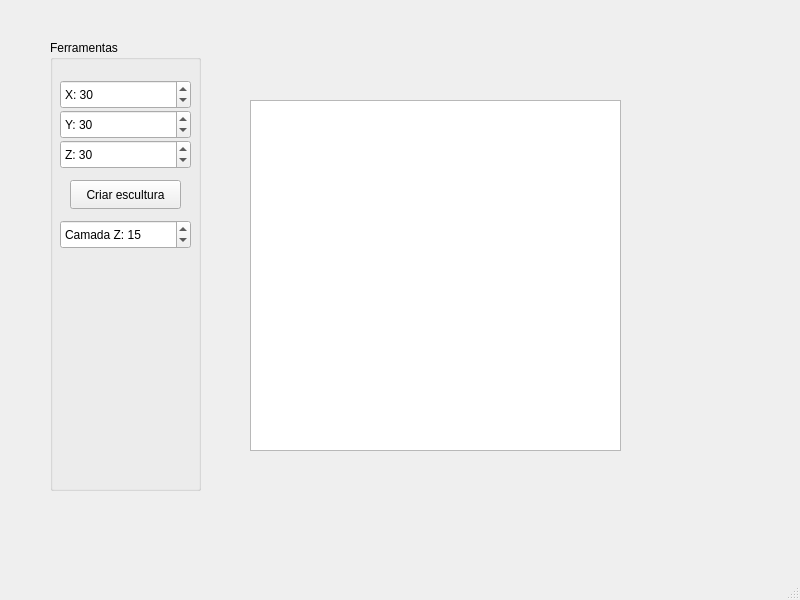
<?xml version="1.0" encoding="UTF-8"?>
<ui version="4.0">
 <class>MainWindow</class>
 <widget class="QMainWindow" name="MainWindow">
  <property name="geometry">
   <rect>
    <x>0</x>
    <y>0</y>
    <width>800</width>
    <height>600</height>
   </rect>
  </property>
  <property name="windowTitle">
   <string>MainWindow</string>
  </property>
  <widget class="QWidget" name="centralwidget">
   <widget class="QGroupBox" name="groupBox">
    <property name="geometry">
     <rect>
      <x>50</x>
      <y>40</y>
      <width>151</width>
      <height>451</height>
     </rect>
    </property>
    <property name="title">
     <string>Ferramentas</string>
    </property>
    <widget class="QSpinBox" name="spinNx">
     <property name="geometry">
      <rect>
       <x>10</x>
       <y>40</y>
       <width>131</width>
       <height>29</height>
      </rect>
     </property>
     <property name="prefix">
      <string>X: </string>
     </property>
     <property name="minimum">
      <number>1</number>
     </property>
     <property name="maximum">
      <number>60</number>
     </property>
     <property name="value">
      <number>30</number>
     </property>
    </widget>
    <widget class="QSpinBox" name="spinNy">
     <property name="geometry">
      <rect>
       <x>10</x>
       <y>70</y>
       <width>131</width>
       <height>29</height>
      </rect>
     </property>
     <property name="prefix">
      <string>Y: </string>
     </property>
     <property name="minimum">
      <number>1</number>
     </property>
     <property name="maximum">
      <number>60</number>
     </property>
     <property name="value">
      <number>30</number>
     </property>
    </widget>
    <widget class="QSpinBox" name="spinNz">
     <property name="geometry">
      <rect>
       <x>10</x>
       <y>100</y>
       <width>131</width>
       <height>29</height>
      </rect>
     </property>
     <property name="prefix">
      <string>Z: </string>
     </property>
     <property name="minimum">
      <number>1</number>
     </property>
     <property name="maximum">
      <number>60</number>
     </property>
     <property name="value">
      <number>30</number>
     </property>
    </widget>
    <widget class="QPushButton" name="btnCriar">
     <property name="geometry">
      <rect>
       <x>20</x>
       <y>140</y>
       <width>111</width>
       <height>29</height>
      </rect>
     </property>
     <property name="text">
      <string>Criar escultura</string>
     </property>
    </widget>
    <widget class="QSpinBox" name="spinCamada">
     <property name="geometry">
      <rect>
       <x>10</x>
       <y>180</y>
       <width>131</width>
       <height>29</height>
      </rect>
     </property>
     <property name="prefix">
      <string>Camada Z: </string>
     </property>
     <property name="maximum">
      <number>29</number>
     </property>
     <property name="value">
      <number>15</number>
     </property>
    </widget>
   </widget>
   <widget class="QTableWidget" name="tabelaDesenho">
    <property name="geometry">
     <rect>
      <x>250</x>
      <y>100</y>
      <width>371</width>
      <height>351</height>
     </rect>
    </property>
   </widget>
  </widget>
  <widget class="QMenuBar" name="menubar">
   <property name="geometry">
    <rect>
     <x>0</x>
     <y>0</y>
     <width>800</width>
     <height>25</height>
    </rect>
   </property>
  </widget>
  <widget class="QStatusBar" name="statusbar"/>
 </widget>
 <resources/>
 <connections/>
</ui>
